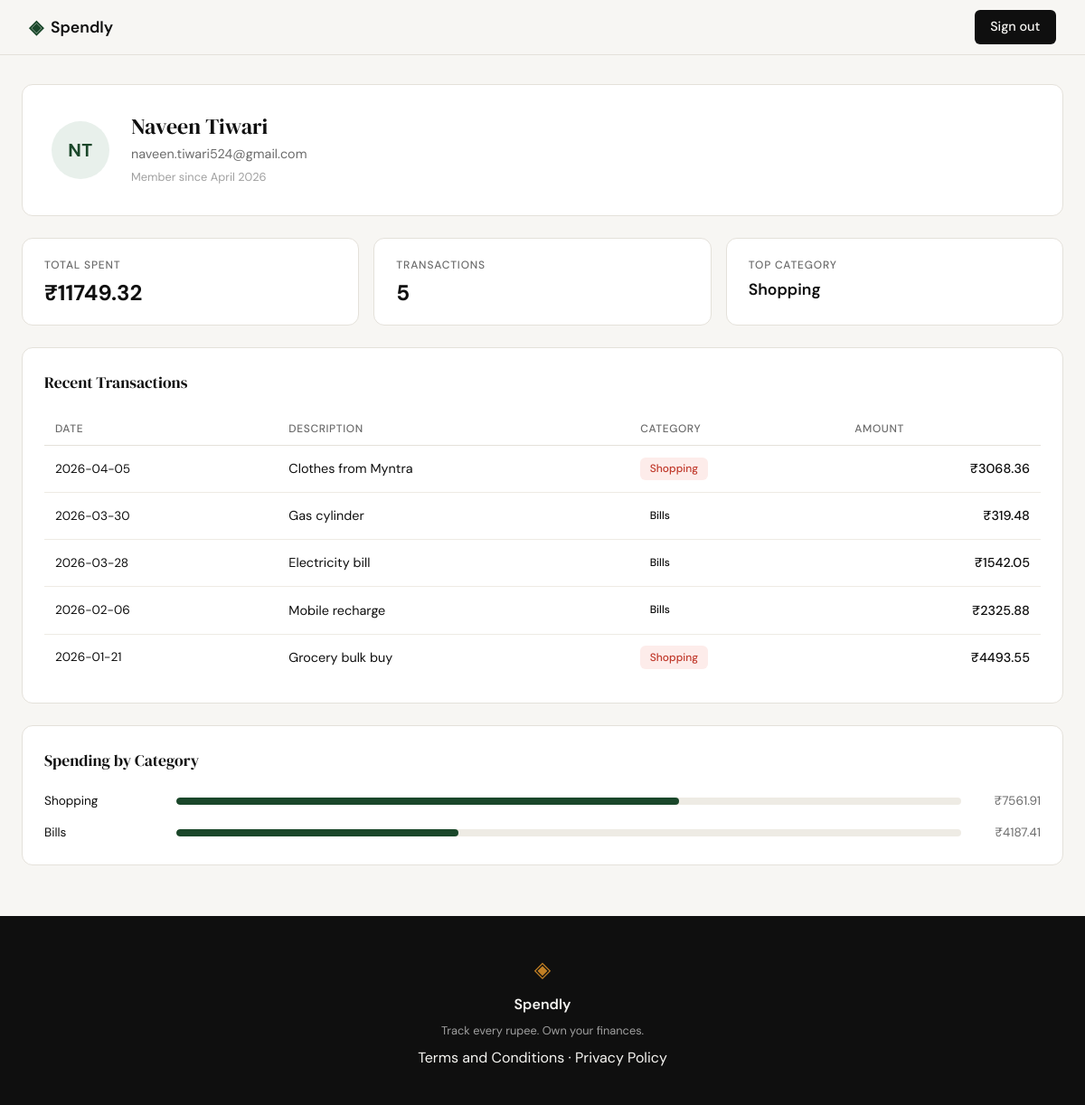
Screenshot of /profile (signed in) with the database file from the repository.
### tables this page shows
CREATE TABLE users (
            id            INTEGER PRIMARY KEY AUTOINCREMENT,
            name          TEXT    NOT NULL,
            email         TEXT    UNIQUE NOT NULL,
            password_hash TEXT    NOT NULL,
            created_at    TEXT    DEFAULT (datetime('now'))
        );

CREATE TABLE expenses (
            id          INTEGER PRIMARY KEY AUTOINCREMENT,
            user_id     INTEGER NOT NULL REFERENCES users(id),
            amount      REAL    NOT NULL,
            category    TEXT    NOT NULL,
            date        TEXT    NOT NULL,
            description TEXT,
            created_at  TEXT    DEFAULT (datetime('now'))
        );

### app.py (the view)
@app.route("/profile")
def profile():
    user_id = session.get("user_id")
    if not user_id:
        return redirect(url_for("login"))
    user = get_user_by_id(user_id)
    if user is None:
        session.clear()
        return redirect(url_for("login"))
    user["initials"] = "".join(p[0] for p in user["name"].split()[:2]).upper()
    stats = get_summary_stats(user_id)
    transactions = get_recent_transactions(user_id, limit=10)
    categories = get_category_breakdown(user_id)
    return render_template(
        "profile.html",
        user=user,
        stats=stats,
        transactions=transactions,
        categories=categories,
    )

### database/db.py (called while the page is built)
def get_db():
    conn = sqlite3.connect(DB_PATH)
    conn.row_factory = sqlite3.Row
    conn.execute("PRAGMA foreign_keys = ON")
    return conn

### database/queries.py (called while the page is built)
def get_user_by_id(user_id):
    conn = get_db()
    try:
        row = conn.execute(
            "SELECT name, email, created_at FROM users WHERE id = ?",
            (user_id,),
        ).fetchone()
    finally:
        conn.close()
    if row is None:
        return None
    created_at = row["created_at"]
    try:
        dt = datetime.strptime(created_at, "%Y-%m-%d %H:%M:%S")
    except ValueError:
        dt = datetime.strptime(created_at[:10], "%Y-%m-%d")
    return {
        "name": row["name"],
        "email": row["email"],
        "member_since": dt.strftime("%B %Y"),
    }

def get_summary_stats(user_id):
    conn = get_db()
    try:
        totals = conn.execute(
            "SELECT COUNT(*) AS c, COALESCE(SUM(amount), 0) AS s "
            "FROM expenses WHERE user_id = ?",
            (user_id,),
        ).fetchone()
        top = conn.execute(
            "SELECT category, SUM(amount) AS s FROM expenses "
            "WHERE user_id = ? GROUP BY category "
            "ORDER BY s DESC LIMIT 1",
            (user_id,),
        ).fetchone()
    finally:
        conn.close()
    if totals["c"] == 0:
        return {"total_spent": 0, "transaction_count": 0, "top_category": "—"}
    return {
        "total_spent": totals["s"],
        "transaction_count": totals["c"],
        "top_category": top["category"],
    }

def get_recent_transactions(user_id, limit=10):
    conn = get_db()
    try:
        rows = conn.execute(
            "SELECT date, description, category, amount FROM expenses "
            "WHERE user_id = ? ORDER BY date DESC, id DESC LIMIT ?",
            (user_id, limit),
        ).fetchall()
    finally:
        conn.close()
    return [
        {
            "date": r["date"],
            "description": r["description"],
            "category": r["category"],
            "amount": r["amount"],
        }
        for r in rows
    ]

### templates/profile.html (shortened to what this page needs)
{% extends "base.html" %}
{% block head %}
<link rel="stylesheet" href="{{ url_for('static', filename='css/profile.css') }}">
{% endblock %}
{% block content %}
<div class="profile-page">
  <div class="profile-header">
    <div class="avatar">{{ user.initials }}</div>
    <div class="profile-meta">
      <h1 class="profile-name">{{ user.name }}</h1>
      <p class="profile-email">{{ user.email }}</p>
      <p class="profile-since">Member since {{ user.member_since }}</p>
    </div>
  </div>
  <div class="stats-row">
    <div class="stat-card">
      <p class="stat-label">Total Spent</p>
      <p class="stat-value">₹{{ "%.2f"|format(stats.total_spent) }}</p>
    </div>
    <div class="stat-card">
      <p class="stat-label">Transactions</p>
      <p class="stat-value">{{ stats.transaction_count }}</p>
    </div>
    <div class="stat-card">
      <p class="stat-label">Top Category</p>
      <p class="stat-value stat-value--text">{{ stats.top_category }}</p>
    </div>
  </div>
  <section class="profile-section">
    <h2 class="section-heading">Recent Transactions</h2>
    <div class="table-wrapper">
      <table class="expense-table">
        <thead>
          <tr>
            <th>Date</th>
            <th>Description</th>
            <th>Category</th>
            <th class="col-amount">Amount</th>
          </tr>
        </thead>
        <tbody>
          {% for t in transactions %}
          <tr>
            <td class="col-date">{{ t.date }}</td>
            <td>{{ t.description }}</td>
            <td>
              <span class="badge badge--{{ t.category | lower | replace(' ', '-') | replace('&amp;', '') | replace('&', '') }}">
                {{ t.category }}
              </span>
            </td>
            <td class="col-amount">₹{{ "%.2f"|format(t.amount) }}</td>
          </tr>
          {% endfor %}
        </tbody>
      </table>
    </div>
  </section>
  <section class="profile-section">
    <h2 class="section-heading">Spending by Category</h2>
    <div class="category-list">
      {% for c in categories %}
      <div class="category-row">
        <span class="category-label">{{ c.name }}</span>
        <div class="progress-bar">
          <div class="progress-fill" style="width: {{ c.pct }}%"></div>
        </div>
        <span class="category-amount">₹{{ "%.2f"|format(c.amount) }}</span>
      </div>
      {% endfor %}
    </div>
  </section>
</div>
{% endblock %}

### templates/base.html (shortened to what this page needs)
<!DOCTYPE html>
<html lang="en">
<head>
    <link rel="stylesheet" href="{{ url_for('static', filename='css/style.css') }}">
    {% block head %}{% endblock %}
</head>
<body>
    <nav class="navbar">
        <div class="nav-inner">
            <a href="{{ url_for('landing') }}" class="nav-brand">
                <span class="brand-icon">◈</span>
                <span class="brand-name">Spendly</span>
            </a>
            <div class="nav-links">
                {% if session.get("user_id") %}
                    <a href="{{ url_for('logout') }}" class="nav-cta">Sign out</a>
                {% else %}
                    <a href="{{ url_for('login') }}">Sign in</a>
                    <a href="{{ url_for('register') }}" class="nav-cta">Get started</a>
                {% endif %}
            </div>
        </div>
    </nav>
    <main class="main-content">
        {% block content %}{% endblock %}
    </main>
    <footer class="footer">
        <div class="footer-inner">
            <span class="brand-icon">◈</span>
            <span class="footer-name">Spendly</span>
            <p class="footer-copy">Track every rupee. Own your finances.</p>
            <p><a href="{{ url_for('terms') }}">Terms and Conditions</a> &middot; <a href="{{ url_for('privacy') }}">Privacy Policy</a></p>
        </div>
    </footer>
</body>
</html>

### static/css/style.css (style rules this page uses)
:root { --ink: #0f0f0f; --ink-soft: #2d2d2d; --ink-muted: #6b6b6b; --ink-faint: #a0a0a0; --paper: #f7f6f3; --paper-warm: #f0ede6; --paper-card: #ffffff; --accent: #1a472a; --accent-light: #e8f0eb; --accent-2: #c17f24; --accent-2-light: #fdf3e3; --danger: #c0392b; --danger-light: #fdecea; --border: #e4e1da; --border-soft: #eeebe4; --font-display: 'DM Serif Display', Georgia, serif; --font-body: 'DM Sans', system-ui, sans-serif; --max-width: 1200px; --auth-width: 440px; --radius-sm: 6px; --radius-md: 12px; --radius-lg: 20px; }
*, *::before, *::after { box-sizing: border-box; margin: 0; padding: 0; }
html { font-size: 16px; scroll-behavior: smooth; }
body { background: var(--paper); color: var(--ink); font-family: var(--font-body); font-size: 1rem; line-height: 1.6; -webkit-font-smoothing: antialiased; }
a { color: inherit; text-decoration: none; }
.navbar { position: sticky; top: 0; z-index: 100; background: var(--paper); border-bottom: 1px solid var(--border); padding: 0 2rem; }
.nav-inner { max-width: var(--max-width); margin: 0 auto; height: 60px; display: flex; align-items: center; justify-content: space-between; }
.nav-brand { display: flex; align-items: center; gap: 0.5rem; font-family: var(--font-body); font-weight: 600; font-size: 1.1rem; color: var(--ink); }
.brand-icon { color: var(--accent); font-size: 1.3rem; }
.brand-name { color: var(--ink); }
.nav-links { display: flex; align-items: center; gap: 1.5rem; font-size: 0.9rem; font-weight: 500; }
.nav-links a { color: var(--ink-muted); transition: color 0.2s; }
.nav-cta { background: var(--ink) !important; color: var(--paper) !important; padding: 0.45rem 1.1rem; border-radius: var(--radius-sm); transition: background 0.2s !important; }
.main-content { min-height: calc(100vh - 60px - 100px); }
.footer { background: var(--ink); color: var(--paper); padding: 2.5rem 2rem; text-align: center; }
.footer-inner { display: flex; flex-direction: column; align-items: center; gap: 0.4rem; }
.footer .brand-icon { color: var(--accent-2); font-size: 1.5rem; }
.footer-name { font-weight: 600; font-size: 1rem; }
.footer-copy { font-size: 0.8rem; color: var(--ink-faint); }

### rows the page displays
users: name "Naveen Tiwari", email "naveen.tiwari524@gmail.com"
expenses: date "2026-04-05", description "Clothes from Myntra", category "Shopping", amount "3068.36"
expenses: date "2026-03-30", description "Gas cylinder", category "Bills", amount "319.48"
expenses: date "2026-03-28", description "Electricity bill", category "Bills", amount "1542.05"
expenses: date "2026-02-06", description "Mobile recharge", category "Bills", amount "2325.88"
expenses: date "2026-01-21", description "Grocery bulk buy", category "Shopping", amount "4493.55"

### other values shown
{{ user.initials }} "NT"
{{ user.member_since }} "April 2026"
{{ "%.2f"|format(stats.total_spent) }} "11749.32"
{{ stats.transaction_count }} "5"
{{ stats.top_category }} "Shopping"
{{ c.name }} "Shopping" "Bills"
{{ "%.2f"|format(c.amount) }} "7561.91" "4187.41"
